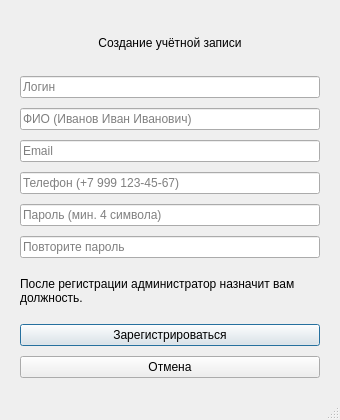
<?xml version="1.0" encoding="UTF-8"?>
<ui version="4.0">
 <class>RegisterWindow</class>
 <widget class="QMainWindow" name="RegisterWindow">
  <property name="geometry">
   <rect><x>0</x><y>0</y><width>340</width><height>420</height></rect>
  </property>
  <property name="windowTitle">
   <string>Регистрация</string>
  </property>
  <widget class="QWidget" name="centralwidget">
   <layout class="QVBoxLayout" name="registerLayout">
    <property name="leftMargin"><number>20</number></property>
    <property name="topMargin"><number>20</number></property>
    <property name="rightMargin"><number>20</number></property>
    <property name="bottomMargin"><number>20</number></property>
    <property name="spacing"><number>10</number></property>
    <item>
     <widget class="QLabel" name="lblRegHint">
      <property name="text">
       <string>Создание учётной записи</string>
      </property>
      <property name="alignment">
       <set>Qt::AlignCenter</set>
      </property>
     </widget>
    </item>
    <item>
     <widget class="QLineEdit" name="edtRegLogin">
      <property name="placeholderText">
       <string>Логин</string>
      </property>
     </widget>
    </item>
    <item>
     <widget class="QLineEdit" name="edtRegFullName">
      <property name="placeholderText">
       <string>ФИО (Иванов Иван Иванович)</string>
      </property>
     </widget>
    </item>
    <item>
     <widget class="QLineEdit" name="edtRegEmail">
      <property name="placeholderText">
       <string>Email</string>
      </property>
     </widget>
    </item>
    <item>
     <widget class="QLineEdit" name="edtRegPhone">
      <property name="placeholderText">
       <string>Телефон (+7 999 123-45-67)</string>
      </property>
     </widget>
    </item>
    <item>
     <widget class="QLineEdit" name="edtRegPassword">
      <property name="echoMode">
       <enum>QLineEdit::Password</enum>
      </property>
      <property name="placeholderText">
       <string>Пароль (мин. 4 символа)</string>
      </property>
     </widget>
    </item>
    <item>
     <widget class="QLineEdit" name="edtRegPassword2">
      <property name="echoMode">
       <enum>QLineEdit::Password</enum>
      </property>
      <property name="placeholderText">
       <string>Повторите пароль</string>
      </property>
     </widget>
    </item>
    <item>
     <widget class="QLabel" name="lblRegNote">
      <property name="text">
       <string>После регистрации администратор назначит вам должность.</string>
      </property>
      <property name="wordWrap">
       <bool>true</bool>
      </property>
     </widget>
    </item>
    <item>
     <widget class="QPushButton" name="btnRegister">
      <property name="text">
       <string>Зарегистрироваться</string>
      </property>
      <property name="default">
       <bool>true</bool>
      </property>
     </widget>
    </item>
    <item>
     <widget class="QPushButton" name="btnCancelRegister">
      <property name="text">
       <string>Отмена</string>
      </property>
     </widget>
    </item>
   </layout>
  </widget>
  <widget class="QStatusBar" name="statusbar"/>
 </widget>
 <resources/>
 <connections/>
</ui>
